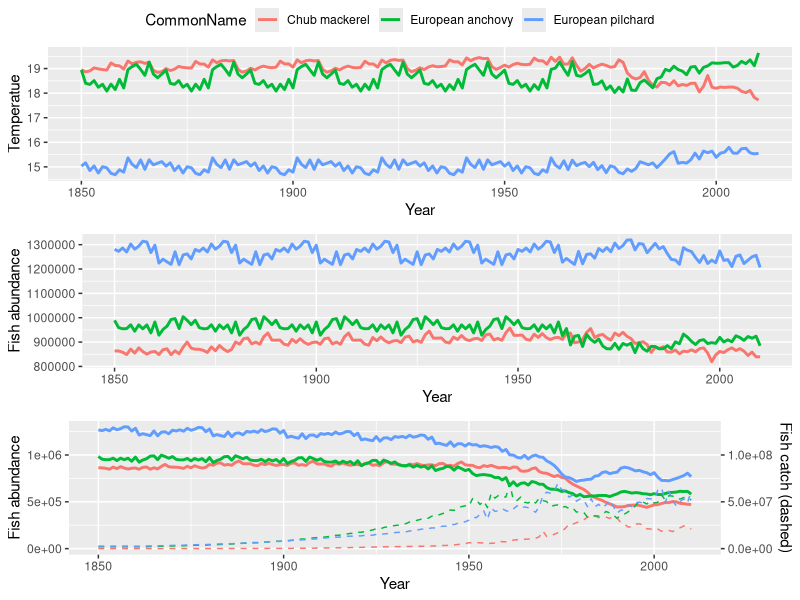

Write the R code that produced this figure.
## ---- chunk 1
knitr::opts_chunk$set(echo = TRUE)
## ---- chunk 2
library(tidyverse)
library(ggpubr) # to combine ggplots
## ---- chunk 3
fish_sim <- read.csv("fish_data.csv")
head(fish_sim)
## ---- chunk 4
# Average temperature used in simulations (averaged over the range of the fish)
plot_temp <- ggplot(data = fish_sim, aes(x = Year)) +
  geom_line(aes(y = SST, colour = CommonName), size = 1) +
  ylab("Temperatue")

# Simulated fish abundance when there is no fishing
plot_sims_no_fishing <- ggplot(data = fish_sim, aes(x = Year)) +
  geom_line(aes(y = Abd_noCatch, colour = CommonName), size = 1) +
  ylab("Fish abundance")
## ---- chunk 5
# Scale to be able to plot both axes
sc <- 100
plot_sims_with_fishing <- ggplot(data = fish_sim, aes(x = Year)) +
  geom_line(aes(y = Abd, colour = CommonName), size = 1) +
  geom_line(aes(y = Catch*sc, colour = CommonName), size = 0.5, lty = 2) +
  scale_y_continuous(
    
    # Features of the first axis
    name = "Fish abundance",
    
    # Add a second axis and specify its features
    sec.axis = sec_axis(~.*sc, name="Fish catch (dashed)"))


ggarrange(plot_temp, plot_sims_no_fishing, plot_sims_with_fishing, 
          ncol = 1, common.legend = TRUE)
